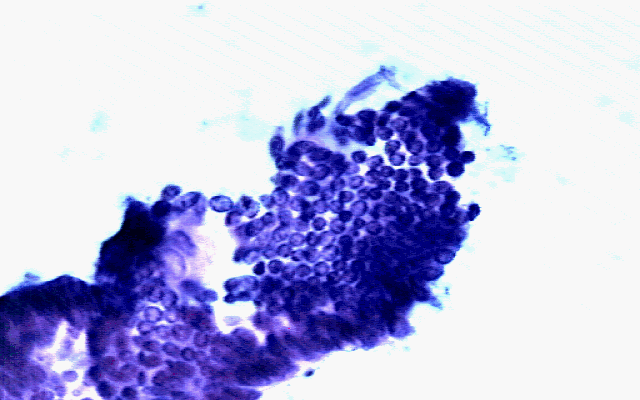
#> input picture data/raw/img/Benign_Cases/92_751.gif, 640 x 400 px, found by its file name
$ jupyter execute --allow-errors breast.ipynb   (older library calls are emulated)
#> lines starting #> are read from the running program, lines starting #| are printed output that depends on the picture; after the words box and inside, x2 and y2 are one past the last pixel; in counts of white or black regions, pixels touching at a corner belong together; long printed decimals are rounded
# Transformation des images en données numériques

# Importation des librairies

[cell 1]
import cv2
import matplotlib.pyplot as plt

[cell 2]
import numpy as np
from skimage.util import view_as_windows

# Chargement de l'image en niveaux gris et visualisation

[cell 3]
from PIL import Image
import cv2
import matplotlib.pyplot as plt
import os

# Chemin de l'image GIF
gif_path = "C:/Users/HP/Documents/quatriemeannee/machinelearning/data/raw/img/Benign_Cases/92_751.gif"
jpeg_path = "C:/Users/HP/Documents/quatriemeannee/machinelearning/data/raw/img/Benign_Cases/92_751.jpg"

# Vérifiez si le GIF existe
if not os.path.exists(gif_path):
    print(f"Erreur : Le fichier {gif_path} n'existe pas.")
else:
    # Conversion du GIF en JPEG
    try:
        with Image.open(gif_path) as img:
#> img is the input picture: PIL image 640x400 P; mean R, G, B 183.3, 183.1, 222.9
            img = img.convert("RGB")  # Convertir en mode RGB pour le format JPEG
            img.save(jpeg_path, "JPEG")
        print(f"GIF converti avec succès en JPEG : {jpeg_path}")
    except Exception as e:
        print(f"Erreur lors de la conversion du GIF en JPEG : {e}")

    # Charger l'image JPEG convertie avec OpenCV
    image = cv2.imread(jpeg_path, cv2.IMREAD_GRAYSCALE)
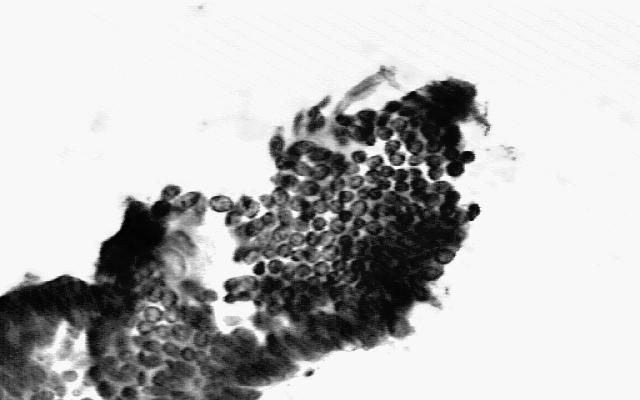
#> image: shape (400, 640); min 0, max 255, mean 187.8
    if image is None:
        print(f"Erreur : Impossible de charger l'image depuis {jpeg_path}.")
    else:
        # Visualisation
        plt.imshow(image, cmap='gray')
        plt.title("Image originale (convertie en JPEG)")
        plt.axis('off')
        plt.show()

# Filtrage pour réduire le bruit

[cell 4]
# Filtrage pour réduire le bruit
image_blur = cv2.GaussianBlur(image, (5, 5), 0)

# Augmenter le contraste (normalisation)
image_norm = cv2.normalize(image_blur, None, 0, 255, cv2.NORM_MINMAX)

# Visualisation après prétraitement
plt.imshow(image_norm, cmap='gray')
plt.title("Image après prétraitement")
plt.axis('off')
plt.show()

# Seuillage global

[cell 5]
# Appliquer un seuil
_, binary_image = cv2.threshold(image_norm, 127, 255, cv2.THRESH_BINARY_INV)
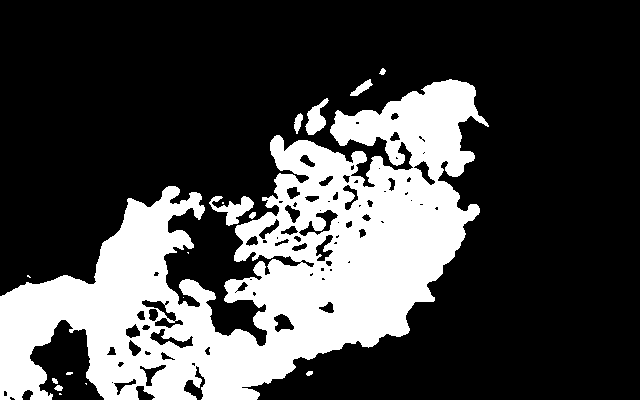
#> binary_image: shape (400, 640); 27.7% white; 17 white regions (7 under 20 px), largest, box (x1, y1, x2, y2) and area: (0, 79, 489, 400) 69467, (209, 196, 254, 226) 581, (305, 98, 329, 135) 447

# Visualisation
plt.imshow(binary_image, cmap='gray')
plt.title("Image segmentée")
plt.axis('off')
plt.show()

# Seuillage adaptatif

[cell 6]
"""
La méthode adaptiveThreshold applique un seuillage adaptatif à une image. Contrairement au seuillage
global (comme cv2.threshold), où un seul seuil est utilisé pour toute l'image, le seuillage adaptatif
calcule des seuils locaux pour différentes régions de l'image. Cela permet de traiter des images avec
des variations d'éclairage ou des zones avec des contrastes différents.
 """

adaptive_thresh = cv2.adaptiveThreshold(
    image_norm, 255, cv2.ADAPTIVE_THRESH_GAUSSIAN_C, cv2.THRESH_BINARY_INV, 11, 2
)
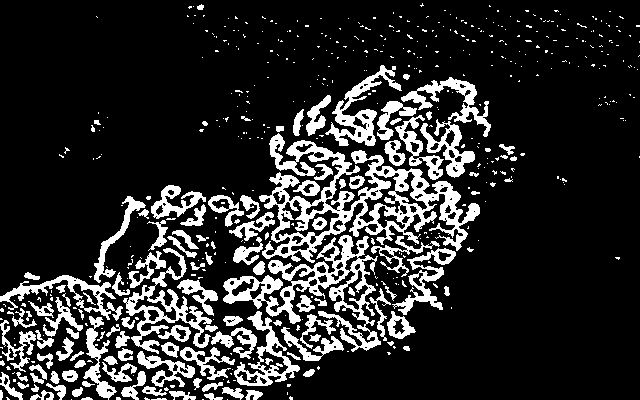
#> adaptive_thresh: shape (400, 640); 17.5% white; 544 white regions (417 under 20 px)

# Visualisation
plt.imshow(adaptive_thresh, cmap='gray')
plt.title("Image segmentée avec seuillage adaptatif")
plt.axis('off')
plt.show()

# Recherche des contours

[cell 7]
# Trouver les contours
contours, _ = cv2.findContours(adaptive_thresh, cv2.RETR_EXTERNAL, cv2.CHAIN_APPROX_SIMPLE)
#> contours = 537 contours, 435 with area under 20; largest, box (x1, y1, x2, y2) and area: (259, 133, 480, 263) 10482, (223, 235, 381, 352) 5426, (123, 248, 212, 354) 2130, (234, 311, 300, 386) 1628, (325, 65, 402, 146) 1576

# Dessiner les contours sur une copie de l'image originale
image_with_contours = cv2.cvtColor(image, cv2.COLOR_GRAY2BGR)
cv2.drawContours(image_with_contours, contours, -1, (0, 255, 0), 2)
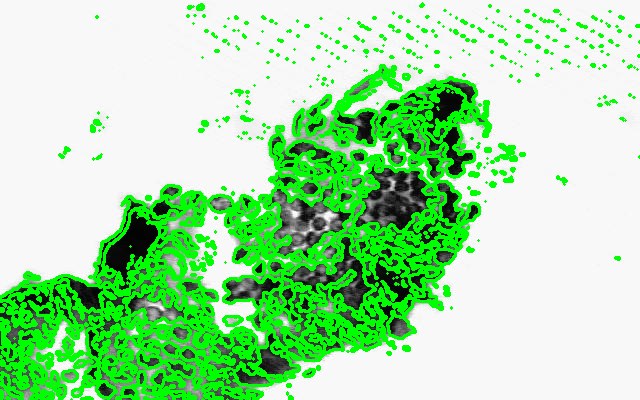
#> image_with_contours: shape (400, 640, 3); mean B, G, R 167.2, 224.2, 167.2

# Visualisation
plt.imshow(cv2.cvtColor(image_with_contours, cv2.COLOR_BGR2RGB))
plt.title("Contours des cellules détectés")
plt.axis('off')
plt.show()

# Calcul des caractéristiques numériques

[cell 8]
import numpy as np

features = []

for contour in contours:

    # Calculer l'aire
    area = cv2.contourArea(contour)

    # Calculer le périmètre
    perimeter = cv2.arcLength(contour, True)

    # Calculer la compacité
    compactness = (perimeter ** 2) / (4 * np.pi * area) if area > 0 else 0

    # Calculer le rayon moyen
    moments = cv2.moments(contour)
    if moments['m00'] != 0:
        center_x = int(moments['m10'] / moments['m00'])
        center_y = int(moments['m01'] / moments['m00'])
    else:
        center_x, center_y = 0, 0
    radius = np.sqrt(area / np.pi)

    # Ajouter les caractéristiques
    features.append({
        "Area": area,
        "Perimeter": perimeter,
        "Compactness": compactness,
        "Radius": radius,
        "Centroid": (center_x, center_y),
    })
#> this loop made 537 passes
#> (area, perimeter, compactness, center_x, center_y, radius) on passes 10, 12, 13, 14, 16, 18, 19, 22, 23, 24, 25, 26: (51.5, 45.56, 3.21, 211, 396, 4.05), (98.5, 81.7, 5.39, 181, 394, 5.6), (91, 57.46, 2.89, 253, 394, 5.38), (78, 83.6, 7.13, 42, 395, 4.98), (116, 71.6, 3.52, 233, 392, 6.08), (58, 32.14, 1.42, 76, 391, 4.3), (97.5, 70.53, 4.06, 151, 390, 5.57), (24, 25.31, 2.12, 34, 388, 2.76), (103.5, 70.18, 3.79, 58, 389, 5.74), (74.5, 56.87, 3.45, 210, 386, 4.87), (30.5, 30.38, 2.41, 21, 385, 3.12), (30, 29.31, 2.28, 85, 383, 3.09)
#> (area, perimeter, compactness, center_x, center_y) on passes 61, 62, 67, 70, 72, 73: (92.5, 68.87, 4.08, 124, 354), (503, 331.2, 17.36, 205, 360), (158, 55.46, 1.55, 170, 348), (149.5, 88.33, 4.15, 65, 349), (42.5, 33.56, 2.11, 314, 337), (109.5, 64.87, 3.06, 121, 339)
#> after the loop, features = 537 items

# Afficher les 5 premières caractéristiques
for i, feat in enumerate(features[:5]):
    print(f"Cellule {i + 1}: {feat}")
#> this loop made 5 passes
#| Cellule 1: {'Area': 0.0, 'Perimeter': 0.0, 'Compactness': 0, 'Radius': 0.0, 'Centroid': (0, 0)}
#| Cellule 2: {'Area': 0.0, 'Perimeter': 2.0, 'Compactness': 0, 'Radius': 0.0, 'Centroid': (0, 0)}
#| Cellule 3: {'Area': 0.0, 'Perimeter': 0.0, 'Compactness': 0, 'Radius': 0.0, 'Centroid': (0, 0)}
#| Cellule 4: {'Area': 8.0, 'Perimeter': 31.657, 'Compactness': 9.969, 'Radius': 1.596, 'Centroid': (161, 398)}
#| Cellule 5: {'Area': 4.0, 'Perimeter': 11.657, 'Compactness': 2.703, 'Radius': 1.128, 'Centroid': (145, 398)}
